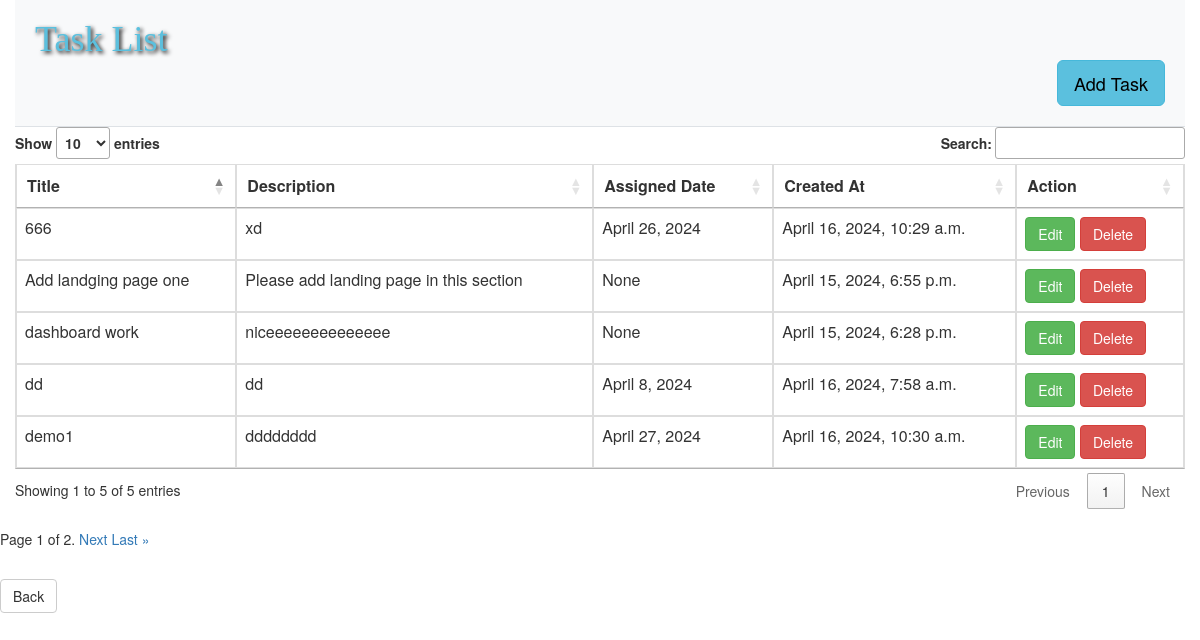
/task-list/3/, run on the app's committed database.
### EMS/models.py (models this page shows, shortened)
class AddTask(models.Model):
    assignee = models.ForeignKey(Employee, on_delete=models.CASCADE)
    title = models.CharField(max_length=100, null=True, blank=True)
    date = models.DateField(null=True, blank=True)
    description = models.CharField(max_length=100, null=True, blank=True)
    created_at = models.DateTimeField(default=timezone.now, editable=False)
    updated_at = models.DateTimeField(auto_now=True)

### EMS/views.py (the view)
# urls.py: path('task-list/<int:employee_id>/', task_list, name="task-list"),
def task_list(request, employee_id=None):
    emp_data = Employee.objects.all()
    is_user_logged_in = request.user.is_authenticated
    if employee_id:
        employee = get_object_or_404(Employee, id=employee_id)
        task_data = AddTask.objects.filter(assignee=employee)
    else:
        task_data = AddTask.objects.all()
    paginator = Paginator(task_data, 5)  # Show 5 tasks per page
    page = request.GET.get('page')
    try:
        tasks = paginator.page(page)
    except PageNotAnInteger:
        tasks = paginator.page(1)
    except EmptyPage:
        tasks = paginator.page(paginator.num_pages)
    d = {'tasks': tasks, 'emp_data': emp_data,
         'is_user_logged_in': is_user_logged_in}
    return render(request, 'task_list.html', d)

### EMS/templates/task_list.html (shortened to what this page needs)
{% block body %}
<link
  rel="stylesheet"
  href="//cdn.datatables.net/1.10.19/css/jquery.dataTables.min.css"
/>
<link
  rel="stylesheet"
  href="https://maxcdn.bootstrapcdn.com/bootstrap/3.4.1/css/bootstrap.min.css"
/>
<div class="container-fluid">
  <div class="header">
    <div class="row">
      <div class="col-sm-6">
        <h1
          class="title ml-96"
          style="
            font-family: 'Comic Sans MS', cursive;
            color: #5bc0de;
            text-shadow: 2px 2px 4px #000000;
            display: block;
            margin: 0 auto;
          "
        >
          Task List
        </h1>
      </div>
      <div class="col-sm-12 text-right">
        <button
          type="button"
          class="btn btn-info btn-lg"
          data-toggle="modal"
          data-target="#myModal"
          style="color: black"
        >
          Add Task
        </button>
      </div>
    </div>
  </div>
  <table class="table table-bordered" id="myTable">
    <thead>
      <tr>
        <th>Title</th>
        <th>Description</th>
        <th>Assigned Date</th>
        <th>Created At</th>
        <th>Action</th>
      </tr>
    </thead>
    <tbody>
      {% for task in tasks %}
      <tr>
        <td>{{ task.title }}</td>
        <td>{{ task.description }}</td>
        <td>{{ task.date }}</td>
        <td>{{ task.created_at }}</td>
        <td>
          <a href="{% url 'edit_task' task.id %}" class="btn btn-success"
            >Edit</a
          >
          <a
            href="{% url 'task-delete' task.id %}"
            onclick="return confirm('Are you sure?')"
            class="btn btn-danger"
            >Delete</a
          >
        </td>
      </tr>
      {% endfor %}
    </tbody>
  </table>
</div>
<div class="pagination">
  <span class="step-links">
    <span class="current">
      Page {{ tasks.number }} of {{ tasks.paginator.num_pages }}.
    </span>
    {% if tasks.has_next %}
    <a href="?page={{ tasks.next_page_number }}">Next</a>
    <a href="?page={{ tasks.paginator.num_pages }}">Last &raquo;</a>
    {% endif %}
  </span>
</div>
<a href="{% url 'employee-list' %}" class="btn btn-default back-btn">Back</a>
{% endblock %}

### EMS/templates/task_list.html (style rules this page uses)
.header { padding: 20px; background-color: #f8f9fa; border-bottom: 1px solid #dee2e6; }
.back-btn { margin-top: 10px; }

### data on the page
AddTask: title "dashboard work", description "niceeeeeeeeeeeeee", date "None", created_at "April 15, 2024, 6:28 p.m."
AddTask: title "Add landging page one", description "Please add landing page in this section", date "None", created_at "April 15, 2024, 6:55 p.m."
AddTask: title "dd", description "dd", date "April 8, 2024", created_at "April 16, 2024, 7:58 a.m."
AddTask: title "666", description "xd", date "April 26, 2024", created_at "April 16, 2024, 10:29 a.m."
AddTask: title "demo1", description "dddddddd", date "April 27, 2024", created_at "April 16, 2024, 10:30 a.m."

### other printed values
{{ tasks.number }} "1"
{{ tasks.paginator.num_pages }} "2"
